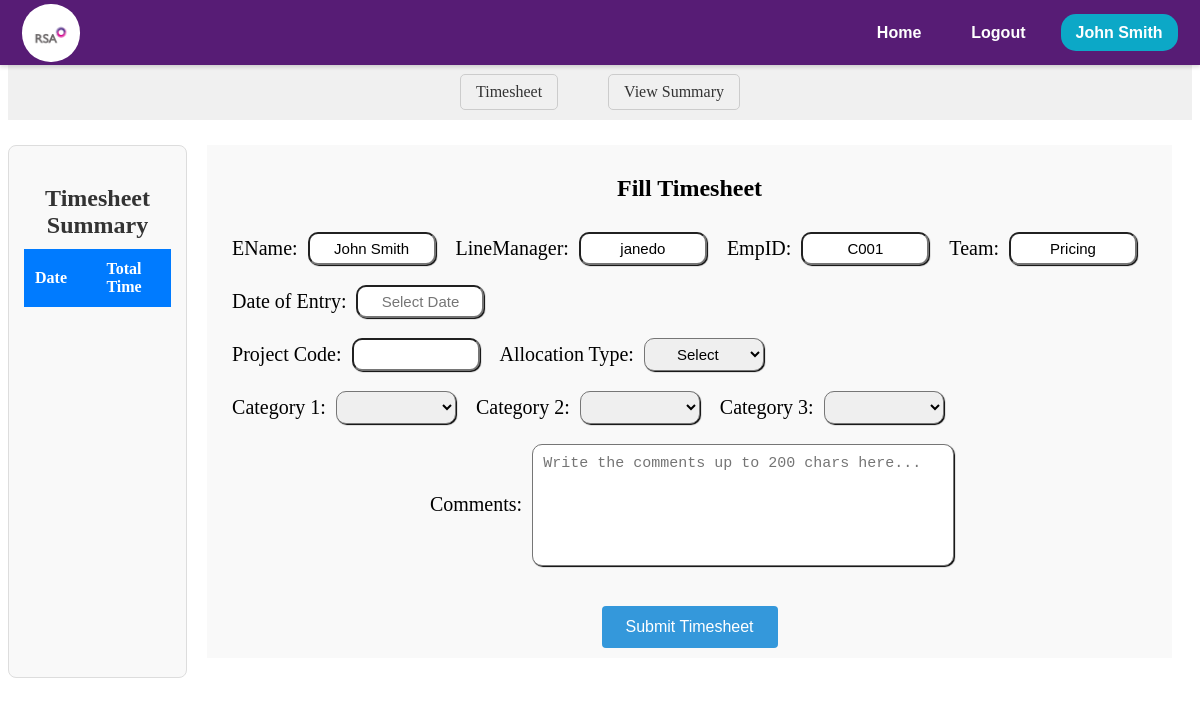
/timesheet/fill (signed in), run on the app's committed database.
### models.py (models this page shows, shortened)
class EMPWD(db.Model, UserMixin):
    __tablename__ = 'EMPWD'
    EMPID = db.Column(db.String(255), primary_key=True)
    username = db.Column(db.String(255), unique=True, nullable=False)
    EName = db.Column(db.String(255))
    DOJRS = db.Column(db.Date)
    DOJSIPL = db.Column(db.Date, nullable=True)
    Profile = db.Column(db.String(255))
    Status = db.Column(db.String(50))
    SIPLLevel = db.Column(db.String(50))
    RSALevel = db.Column(db.String(50))
    EEMail = db.Column(db.String(255))
    IEMail = db.Column(db.String(255))
    Landline = db.Column(db.String(20))
    Mobile = db.Column(db.String(20))
    Ext = db.Column(db.String(10))
    Secretary = db.Column(db.String(255))
    SecretaryID = db.Column(db.String(255))
    SystemID = db.Column(db.String(255))
    Password = db.Column(db.String(255), nullable=False)
    Team = db.Column(db.String(255))
    LineManager = db.Column(db.String(255))
    LineManagerID = db.Column(db.String(255))
    AlternateContatName = db.Column(db.String(255))
    AlternateContatID = db.Column(db.String(255))
    DateofLeavingRSAASIPL = db.Column(db.Date)
    ReasonforLeaving = db.Column(db.String(255))
    LineManager2 = db.Column(db.String(255))
    ITAdmin = db.Column(db.String(255))
    HRAdmin = db.Column(db.String(255))
    TrnAdmin = db.Column(db.String(255))
    FinAdmin = db.Column(db.String(255))
    Field6 = db.Column(db.String(255))
    Field7 = db.Column(db.String(255))

### timesheet/timesheet.py (the view, shortened to what this page needs)
@timesheet_bp.route('/fill', methods=['GET', 'POST'])
@login_required
def filltimesheet():
    return render_template('timesheet/timesheet-fill/filltimesheet.html', user=current_user)

### app.py (called while the page is built)
@app.before_request
def session_management():
    session.permanent = True

@login_manager.user_loader
def load_user(user_id):
    session = db.session
    return session.get(EMPWD, user_id)

### templates/timesheet/timesheet-fill/filltimesheet.html (shortened to what this page needs)
<!DOCTYPE html>
<html lang="en">
  <head>
    <link
      rel="stylesheet"
      href="https://cdn.jsdelivr.net/npm/flatpickr/dist/flatpickr.min.css"
    />
    <link
      rel="stylesheet"
      href="{{ url_for('static', filename='css/timesheet/filltimesheet.css') }}"
    />
  </head>
  <body>
    <div>{% include 'navbar/navbar.html' %}</div>
    <nav class="ts-nav-container">
      <div class="ts-nav-center">
        <a href="/timesheet" class="ts-nav-link">Timesheet</a>
        <a href="/timesheet/summary" class="ts-nav-link">View Summary</a>
      </div>
    </nav>
    <div style="display: flex">
      <div class="ts-summary-table">
        <h3>Timesheet Summary</h3>
        <table id="timesheetSummaryTable">
          <thead>
            <tr>
              <th>Date</th>
              <th>Total Time</th>
            </tr>
          </thead>
        </table>
      </div>
      <div class="ts-body">
        <div class="ts-form-body">
          <h2>Fill Timesheet</h2>
          <form
            id="timesheetForm"
            onsubmit="return validateForm(event);"
            class="ts-form"
            name="timesheetForm"
            method="POST"
            action="{{ url_for('timesheet.submit_timesheet') }}"
          >
            <div class="ts-form-row ts-row-1">
              <label>EName: </label>
              <input
                type="text"
                name="EName"
                value="{{ user.EName }}"
                readonly
              />
              <label>LineManager: </label>
              <input
                type="text"
                name="LineManager"
                value="{{ user.LineManager }}"
                readonly
              />
              <label>EmpID: </label>
              <input
                type="text"
                name="EmpID"
                value="{{ user.EMPID }}"
                readonly
              />
              <label>Team: </label>
              <input type="text" name="Team" value="{{ user.Team }}" readonly />
            </div>
            <div class="ts-form-row ts-row-2">
              <label>Date of Entry: </label>
              <input
                type="text"
                id="dateofentry"
                name="DateofEntry"
                multiple
                placeholder="Select Date"
                required
              />
            </div>
            <div class="ts-form-row ts-row-3">
              <label>Project Code: </label>
              <input type="text" id="projectCode" name="ProjectCode" readonly />
              <label>Allocation Type: </label>
              <select
                id="allocationType"
                name="AllocationType"
                onchange="updateCategories()"
              >
                <option value=" required">Select</option>
              </select>
            </div>
            <div class="ts-form-row ts-row-4">
              <label>Category 1: </label>
              <select id="category1" name="Category1" required></select>
              <label>Category 2: </label>
              <select id="category2" name="Category2" required></select>
              <label>Category 3: </label>
              <select id="category3" name="Category3"></select>
            </div>
            <div class="ts-form-row ts-row-5">
              <label>Comments: </label>
              <textarea
                name="comments"
                class="ts-form-comments"
                placeholder="Write the comments up to 200 chars here..."
                maxlength="200"
              ></textarea>
            </div>
            <button type="submit">Submit Timesheet</button>
          </form>
        </div>
      </div>
    </div>
  </body>
</html>

### templates/navbar/navbar.html (shortened to what this page needs)
<!DOCTYPE html>
<html lang="en">
  <head>
    <link
      rel="stylesheet"
      href="{{ url_for('static', filename='css/navbar/navbar.css') }}"
    />
  </head>
  <body>
    <header id="navbar">
      <nav class="navbar-container container">
        <a href="/home" class="home-link">
          <div class="navbar-logo">
            <img
              src="{{ url_for('static', filename='images/logo.png') }}"
              alt="Logo"
            />
          </div>
        </a>
        <div class="navbar-links">
          <a class="navbar-link" href="/home">Home</a>
          <a class="navbar-link" href="/logout">Logout</a>
          <div class="navInfo" data-toggle="false">
            <a class="navbar-link-name" href="#">
              <span>{{user.EName}}</span>
            </a>
          </div>
        </div>
      </nav>
    </header>
  </body>
</html>

### static/css/timesheet/filltimesheet.css (style rules this page uses)
.ts-body { display: flex; flex-direction: column; justify-content: center; align-items: center; align-content: center; }
.ts-nav-container { margin-top: 64px; margin-bottom: 5px; display: flex; justify-content: center; align-items: center; padding: 10px 20px; background-color: #f0f0f0; }
.ts-nav-center { display: flex; }
.ts-nav-link { margin: 0 25px; text-decoration: none; color: #333; border: 1px solid #ccc; padding: 8px 15px; border-radius: 5px; }
.ts-form-body { margin: 20px; padding: 10px; background-color: #f9f9f9; display: flex; flex-direction: column; align-items: center; max-width: 1000px; }
.ts-form-row { font-size: 20px; display: flex; padding: 10px; justify-content: left; }
.ts-form-row label { padding: 5px; margin-right: 5px; }
.ts-form-row input { width: 120px; font-size: 15px; margin-right: 15px; border-radius: 10px; text-align: center; box-shadow: 1px 1px 1px black; }
.ts-form-row select { width: 120px; font-size: 15px; margin-right: 15px; border-radius: 10px; text-align: center; box-shadow: 1px 1px 1px black; }
.ts-row-5 { display: flex; justify-content: center; align-items: center; }
.ts-row-5 textarea { width: 400px; height: 100px; font-size: 15px; border-radius: 10px; box-shadow: 1px 1px 1px black; resize: none; padding: 10px; }
button[type="submit"] { background-color: #3498db; color: white; padding: 12px 24px; border: none; border-radius: 4px; cursor: pointer; transition: background-color 0.3s ease; display: block; margin: 30px auto 0; font-size: 16px; }
.ts-summary-table { margin-top: 20px; padding: 15px; border: 1px solid #ddd; border-radius: 8px; background-color: #f9f9f9; }
.ts-summary-table h3 { font-size: 1.5em; color: #333; margin-bottom: 10px; text-align: center; }
.ts-summary-table table { width: 100%; border-collapse: collapse; }
.ts-summary-table table th, .ts-summary-table table td { padding: 10px; text-align: center; font-size: 1em; }
.ts-summary-table table th { background-color: #007bff; color: #fff; font-weight: bold; border: 1px solid #007bff; }

### static/css/navbar/navbar.css (style rules this page uses)
#navbar { --navbar-bg-color: #571c75; --navbar-text-color: #fff; --navbar-text-color-focus: #fff; --navbar-bg-contrast: rgb(255, 0, 85); position: fixed; top: 0; left: 0; right: 0; height: 65px; background-color: var(--navbar-bg-color); box-shadow: 0 2px 4px rgba(0, 0, 0, 0.15); z-index: 99; font-weight: 700; font-family: sans-serif; }
.navbar-container { display: flex; justify-content: space-between; align-items: center; height: 100%; padding: 0 1.4rem; }
.home-link { display: flex; align-items: center; }
.navbar-logo { background-color: var(--navbar-text-color-focus); border-radius: 49%; width: 58px; height: 58px; margin-right: 0.5em; }
.navbar-logo img { width: 46px; margin-top: 0.55rem; margin-left: 0.34rem; }
.navbar-links { display: flex; align-items: center; gap: 20px; }
.navbar-link { color: var(--navbar-text-color); text-decoration: none; border-radius: 15px; padding: 10px 15px; transition: background-color 0.3s ease; border-radius: 15px; }
.navbar-link-name { background-color: #0ca8c7; color: #fff; padding: 10px 15px; border-radius: 15px; text-decoration: none; }
.navInfo { position: relative; color: black; }

### data on the page
EMPWD: EName "John Smith", LineManager "janedo", EmpID "C001", Team "Pricing"
